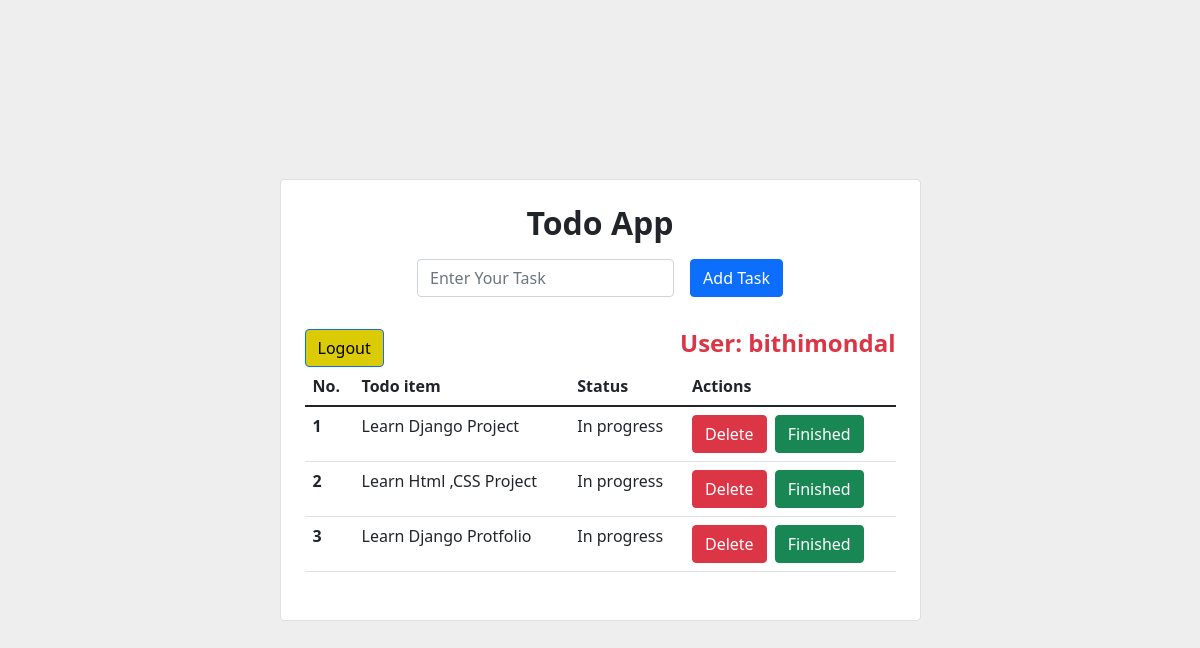
The app's page / (signed in), older data.
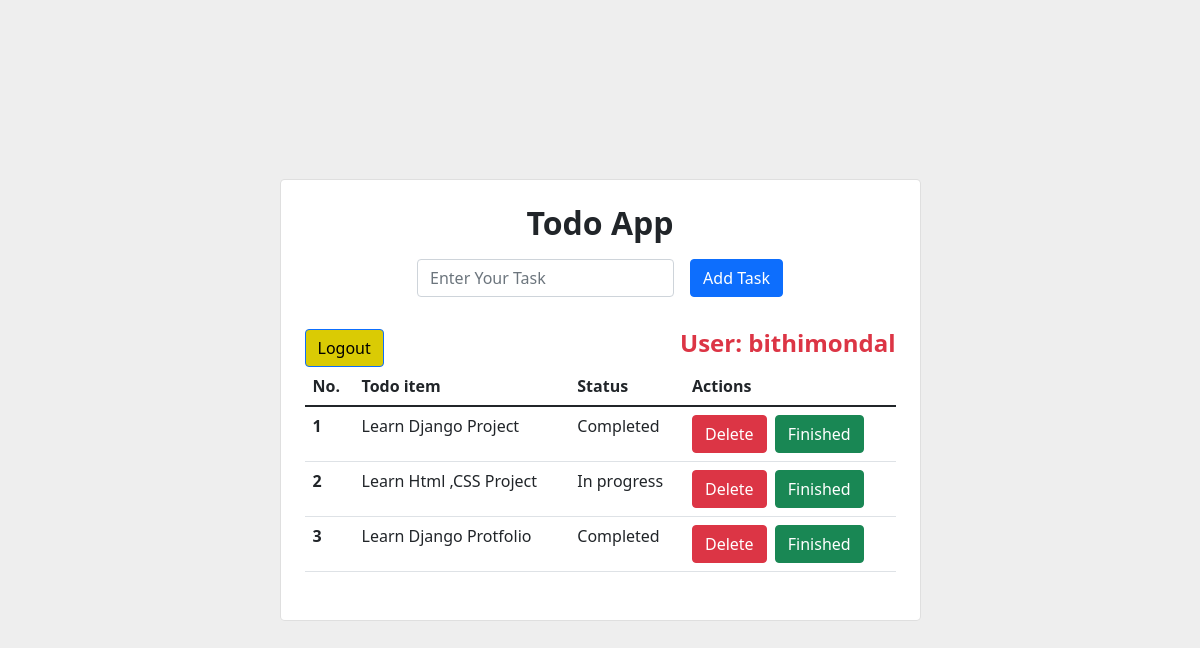
The same page, newer data.
### TodoApp/models.py (models this page shows, shortened)
class todo(models.Model):
    user = models.ForeignKey( User, related_name='user_todo', on_delete=models.CASCADE)
    todo_description = models.CharField(max_length= 500)
    status = models.BooleanField(default= False)
    created_date = models.DateTimeField(auto_now_add=True)
    updated_date = models.DateTimeField(auto_now_add=True)

### TodoApp/views.py (the view)
# urls.py: path('', views.home, name='home'),
@login_required
def home(request):
    current_user = request.user
    all_task= todo.objects.filter(user=current_user)
    if request.method == "POST":
        name = request.POST.get('todo_name')
        New_todo = todo(user=request.user,todo_description=name)
        New_todo.save()
        messages.success(request, "New Task Created !!")
        return redirect ('home')
    context={
        'all_task':all_task
    }
    return render(request, 'home.html',context)

### templates/home.html (shortened to what this page needs)
{% load static %}
<link rel="stylesheet" href="https://cdn.jsdelivr.net/npm/bootstrap@5.1.3/dist/css/bootstrap.min.css">
<section class="vh-100" style="background-color: #eee;">
    <div class="container py-5 h-100">
      <div class="row d-flex justify-content-center align-items-center h-100">
        <div class="col col-lg-9 col-xl-7">
          <div class="card rounded-3">
            <div class="card-body p-4">
              <h2 class="text-center fw-bold ">Todo App</h2>
              <form method="POST" action="{% url 'home' %}" class="row row-cols-lg-auto g-3 justify-content-center align-items-center mb-4 pb-2">
                <div class="col-12">
                  <div class="form-outline">
                    <input type="text" id="form1" name="todo_name" class="form-control" required placeholder="Enter Your Task"/>
                  </div>
                </div>
                <div class="col-12">
                  <button type="submit"  class="btn btn-primary">Add Task</button>
                </div>
              </form>
              <div class="d-flex">
                <a href="{% url 'logout' %}"><button style="background: rgb(218, 203, 4); color: rgb(0, 0, 0);" type="submit" class="btn btn-primary">Logout</button></a>
                <h4 class="text-danger fw-bolder  ms-auto">User: {{user.username}}</h4>
              </div>
              <table class="table mb-4">
                <thead>
                  <tr>
                    <th scope="col">No.</th>
                    <th scope="col">Todo item</th>
                    <th scope="col">Status</th>
                    <th scope="col">Actions</th>
                  </tr>
                </thead>
                <tbody>
                  {% for task in all_task %}
                  <tr>
                    <th scope="row">{{forloop.counter}}</th>
                    <td>{{task.todo_description}}</td>
                    {% if task.status == False %}
                    <td>In progress</td>
                    {% else %}
                    <td>Completed</td>
                    {% endif %}
                    <td>
                      <a href="{% url 'delete' task.id %}"><button type="submit" class="btn btn-danger">Delete</button></a>
                      <a href="{% url 'update' task.id %}"><button type="submit" class="btn btn-success ms-1">Finished</button></a>
                    </td>
                  </tr>
                  {% endfor %}
                </tbody>
              </table>
            </div>
          </div>
        </div>
      </div>
    </div>
  </section>

Row changes from the older to the newer data that the page shows:
changed todo "Learn Django Project": status "In progress" → "Completed"
changed todo "Learn Django Protfolio": status "In progress" → "Completed"
